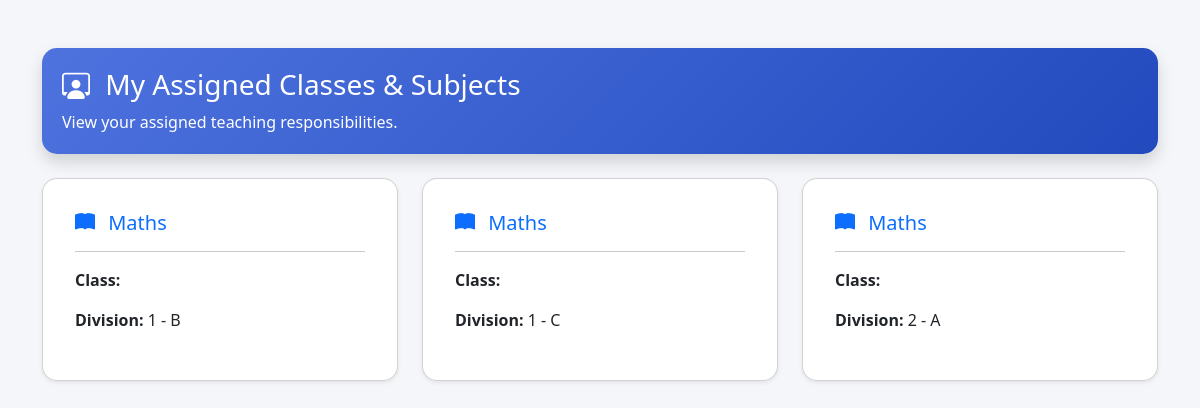
The app's page /my-assignments/ (signed in) with its own data.
### SchoolAdmin/models.py (models this page shows, shortened)
class TeacherAssignment(models.Model):
    teacher = models.ForeignKey(
        Teacher,
        on_delete=models.CASCADE
    )
    subject = models.ForeignKey(
        Subject,
        on_delete=models.CASCADE
    )
    division = models.ForeignKey(
        Division,
        on_delete=models.CASCADE
    )
    class Meta:
        unique_together = ('teacher', 'subject', 'division')

class Subject(models.Model):
    name = models.CharField(max_length=100)
    code = models.CharField(max_length=20, unique=True)
    school_class = models.ForeignKey(
        'SchoolClass',
        on_delete=models.CASCADE,
        related_name='subjects'
    )
    is_practical = models.BooleanField(default=False)
    class Meta:
        unique_together = ('name', 'school_class')

class Division(models.Model):
    school_class = models.ForeignKey(
        SchoolClass,
        on_delete=models.CASCADE,
        related_name="divisions"
    )
    name = models.CharField(max_length=10)
    class Meta:
        unique_together = ('school_class', 'name')
    def __str__(self):
        return f"{self.school_class.name} - {self.name}"

class SchoolClass(models.Model):
    name = models.CharField(max_length=100, unique=True)

### Teacher/views.py (the view)
# urls.py: path('my-assignments/', views.teacher_assignments, name='teacher_assignments'),
@login_required
def teacher_assignments(request):
    if request.user.role != 'TEACHER':
        return render(request, 'unauthorized.html')
    teacher = get_object_or_404(Teacher, user=request.user)
    assignments = TeacherAssignment.objects.filter(
        teacher=teacher
    ).select_related('subject', 'division')
    return render(request, 'teacher_assignments.html', {
        'assignments': assignments
    })

### templates/teacher_assignments.html (shortened to what this page needs)
<!DOCTYPE html>
<html>
<head>
    <link href="https://cdn.jsdelivr.net/npm/bootstrap@5.3.2/dist/css/bootstrap.min.css" rel="stylesheet">
    <link href="https://cdn.jsdelivr.net/npm/bootstrap-icons/font/bootstrap-icons.css" rel="stylesheet">
</head>
<body>
<div class="container mt-5">
    <div class="header-box shadow mb-4">
        <h3>
            <i class="bi bi-person-workspace me-2"></i>
            My Assigned Classes & Subjects
        </h3>
        <p class="mb-0">View your assigned teaching responsibilities.</p>
    </div>
    {% if assignments %}
        <div class="row">
            {% for a in assignments %}
            <div class="col-md-4 mb-4">
                <div class="card card-custom shadow-sm p-3">
                    <div class="card-body">
                        <h5 class="card-title text-primary">
                            <i class="bi bi-book-fill me-2"></i>
                            {{ a.subject.name }}
                        </h5>
                        <hr>
                        <p>
                            <strong>Class:</strong>
                        </p>
                        <p>
                            <strong>Division:</strong>
                            {{ a.division }}
                        </p>
                    </div>
                </div>
            </div>
            {% endfor %}
        </div>
    {% else %}
        <div class="alert alert-info text-center">
            <i class="bi bi-info-circle me-2"></i>
            No assignments found.
        </div>
    {% endif %}
</div>
</body>
</html>

### templates/teacher_assignments.html (style rules this page uses)
body { background-color: #f4f6f9; }
.header-box { background: linear-gradient(135deg, #4e73df, #224abe); color: white; border-radius: 15px; padding: 20px; }
.card-custom { border-radius: 15px; transition: 0.3s; }

### records on screen
TeacherAssignment: subject.name "Maths", division "1 - B"
TeacherAssignment: subject.name "Maths", division "1 - C"
TeacherAssignment: subject.name "Maths", division "2 - A"
